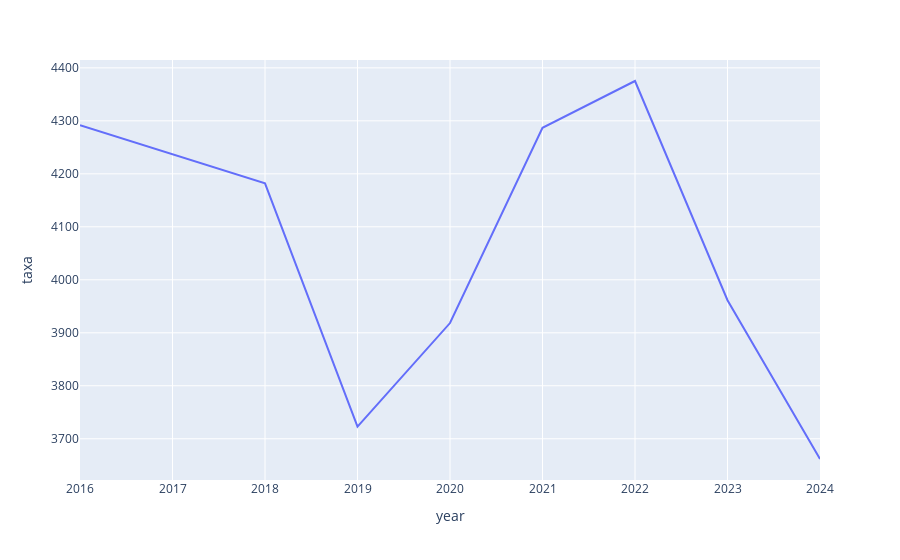

Notebook source saved alongside this figure:
### Markdown cell above
#### Gráficos de linhas para evoluções temporais

### Code cell
px.line(funcoes.df_filtrado_taxa_cem_mil(dff_eda, df_population, 'nibrs crime against category', 'PROPERTY'), x='year', y='taxa')

### Figure 1 — Plotly figure (JSON) as saved in the notebook; plotly's stock layout.template omitted (floating-point values rounded to 4 significant figures)
{"data": [{"hovertemplate": "year=%{x}<br>taxa=%{y}<extra></extra>", "legendgroup": "", "line": {"color": "#636efa", "dash": "solid"}, "marker": {"symbol": "circle"}, "mode": "lines", "name": "", "orientation": "v", "showlegend": false, "type": "scatter", "x": [2016, 2017, 2018, 2019, 2020, 2021, 2022, 2023, 2024], "xaxis": "x", "y": [4292.0, 4237.0, 4182.0, 3723.0, 3918.0, 4287.0, 4375.0, 3961.0, 3662.0], "yaxis": "y"}], "layout": {"legend": {"tracegroupgap": 0}, "margin": {"t": 60}, "xaxis": {"anchor": "y", "domain": [0, 1], "title": {"text": "year"}}, "yaxis": {"anchor": "x", "domain": [0, 1], "title": {"text": "taxa"}}}}
